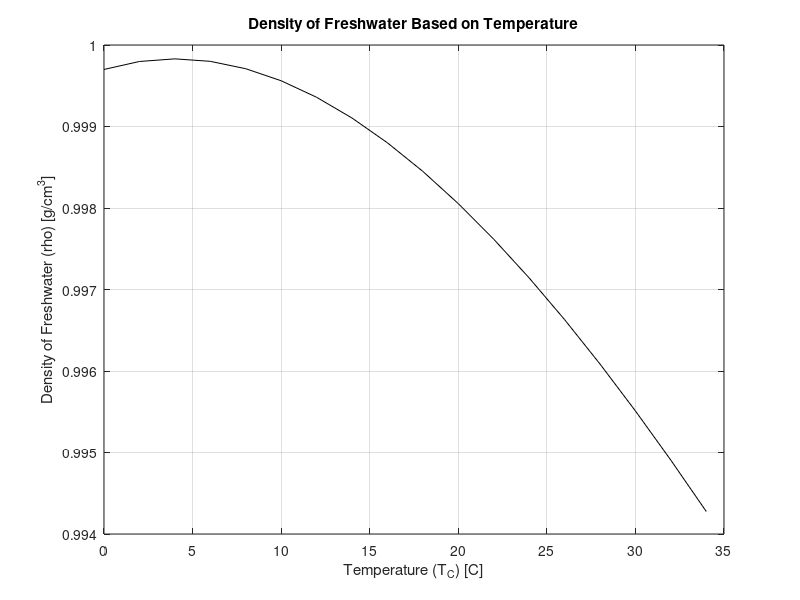

Source code (MATLAB):
clear
clc
%Define variables
TF = 32:3.6:93.2; %Farenheit temp range
TC = (5/9)*(TF-32); %To Celsius coversion
%Define function
rho = 5.5280E-8*TC.^3-8.5016E-6*TC.^2+6.5622E-5*TC+0.9997;
%Complete the plot
plot(TC,rho,'k');
hold on
title('Density of Freshwater Based on Temperature');
xlabel('Temperature (T_C) [C]');
ylabel('Density of Freshwater (rho) [g/cm^3]');
grid on
hold off
